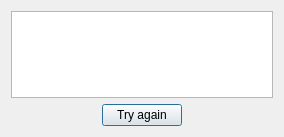
<?xml version="1.0" encoding="UTF-8"?>
<ui version="4.0">
 <class>Fail</class>
 <widget class="QDialog" name="Fail">
  <property name="windowModality">
   <enum>Qt::NonModal</enum>
  </property>
  <property name="geometry">
   <rect>
    <x>0</x>
    <y>0</y>
    <width>284</width>
    <height>137</height>
   </rect>
  </property>
  <property name="windowTitle">
   <string>Fail</string>
  </property>
  <property name="modal">
   <bool>false</bool>
  </property>
  <layout class="QVBoxLayout" name="verticalLayout_4">
   <item>
    <widget class="QTextBrowser" name="label"/>
   </item>
   <item>
    <layout class="QHBoxLayout" name="horizontalLayout">
     <item>
      <spacer name="horizontalSpacer">
       <property name="orientation">
        <enum>Qt::Horizontal</enum>
       </property>
       <property name="sizeHint" stdset="0">
        <size>
         <width>40</width>
         <height>20</height>
        </size>
       </property>
      </spacer>
     </item>
     <item>
      <widget class="QPushButton" name="tryAgainButton">
       <property name="text">
        <string>Try again</string>
       </property>
      </widget>
     </item>
     <item>
      <spacer name="horizontalSpacer_2">
       <property name="orientation">
        <enum>Qt::Horizontal</enum>
       </property>
       <property name="sizeHint" stdset="0">
        <size>
         <width>40</width>
         <height>20</height>
        </size>
       </property>
      </spacer>
     </item>
    </layout>
   </item>
  </layout>
 </widget>
 <resources/>
 <connections>
  <connection>
   <sender>tryAgainButton</sender>
   <signal>clicked()</signal>
   <receiver>Fail</receiver>
   <slot>accept()</slot>
   <hints>
    <hint type="sourcelabel">
     <x>182</x>
     <y>97</y>
    </hint>
    <hint type="destinationlabel">
     <x>233</x>
     <y>168</y>
    </hint>
   </hints>
  </connection>
 </connections>
</ui>
